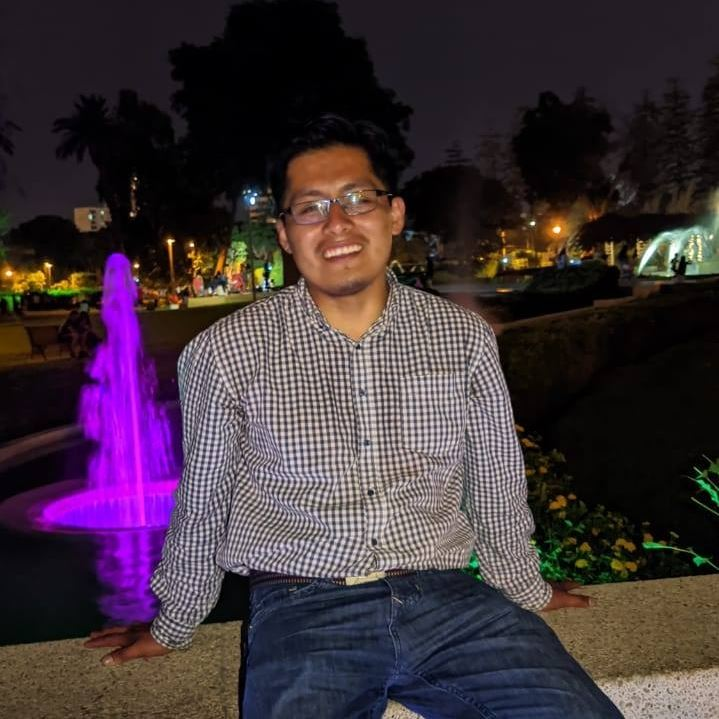
#> input picture semana2/dia8/yo.jpg, 719 x 719 px
$ python clase.py
#> lines starting #> are read from the running program, lines starting #| are printed output that depends on the picture
from PIL import Image

im = Image.open("yo.jpg")
#> im is the input picture: PIL image 719x719 RGB; mean R, G, B 63.9, 49.6, 57.5
out = im.resize((128, 128))
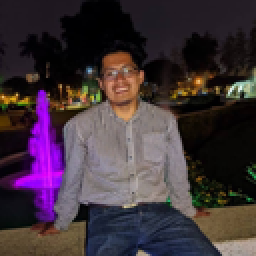
#> out: PIL image 128x128 RGB (shown 2 times larger); mean R, G, B 63.9, 49.6, 57.5

out.show()
